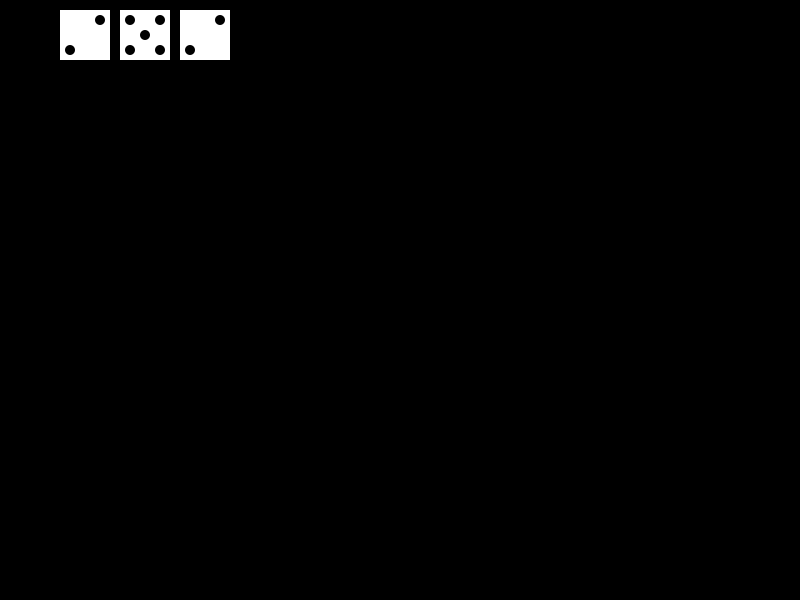
Frame 1 (no input)
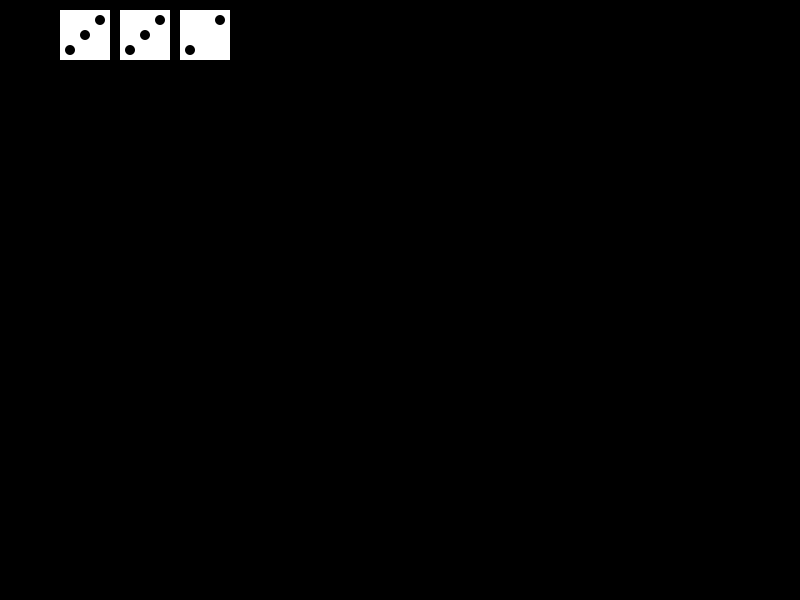
Frame 2 (the mouse pressed at the canvas centre, redrawn once)

The Processing sketch that drew these frames (run headless with seeded random() and noise(); the mouse was pressed at the canvas centre and the sketch redrawn once):

// Processing sketch: dice
// ── dice.pde
Die[] dies;
int dWidth = 50;

void setup() {
  size(800, 600);
  background(0);
  
  dies = new Die[3];
  
  for(int i = 1; i < dies.length+1; i++) {
    dies[i-1] = new Die(i*(dWidth + 10), 10, dWidth);
  }
}

void draw() {
  for(int i = 1; i < dies.length+1; i++) {
    dies[i-1] = new Die(i*(dWidth + 10), 10, dWidth);
  }
  
  noStroke();
  for(Die d : dies) {
    d.show();
    println(d);
  }
  noLoop();
}

void mousePressed() {
  redraw();
}

class Die {
  int x, y, dWidth;
  int value;
  
  Die(int x, int y, int dWidth) {
    this.x = x;
    this.y = y;
    this.dWidth = dWidth;
    
    value = (int) random(1, 6);
  }
  
  void show() {
    if(value == 1) {
      fill(255);
      rect(x, y, dWidth, dWidth);
      fill(0);
      ellipse(x + dWidth/2, y + dWidth/2, 10, 10);
    } else if(value == 2) {
      fill(255);
      rect(x, y, dWidth, dWidth);
      fill(0);
      ellipse(x + dWidth/5, y + dWidth - dWidth/5, 10, 10);
      ellipse(x + dWidth - dWidth/5, y + dWidth/5, 10, 10);
    } else if(value == 3) {
      fill(255);
      rect(x, y, dWidth, dWidth);
      fill(0);
      ellipse(x + dWidth/2, y + dWidth/2, 10, 10);
      ellipse(x + dWidth/5, y + dWidth - dWidth/5, 10, 10);
      ellipse(x + dWidth - dWidth/5, y + dWidth/5, 10, 10);
    } else if(value == 4) {
      fill(255);
      rect(x, y, dWidth, dWidth);
      fill(0);
      ellipse(x + dWidth/5, y + dWidth/5, 10, 10);
      ellipse(x + dWidth - dWidth/5, y + dWidth - dWidth/5, 10, 10);
      ellipse(x + dWidth/5, y + dWidth - dWidth/5, 10, 10);
      ellipse(x + dWidth - dWidth/5, y + dWidth/5, 10, 10);
    } else if(value == 5) {
      fill(255);
      rect(x, y, dWidth, dWidth);
      fill(0);
      ellipse(x + dWidth/2, y + dWidth/2, 10, 10);
      ellipse(x + dWidth/5, y + dWidth/5, 10, 10);
      ellipse(x + dWidth - dWidth/5, y + dWidth - dWidth/5, 10, 10);
      ellipse(x + dWidth/5, y + dWidth - dWidth/5, 10, 10);
      ellipse(x + dWidth - dWidth/5, y + dWidth/5, 10, 10);
    } else if(value == 6) {
      fill(255);
      rect(x, y, dWidth, dWidth);
      fill(0);
      ellipse(x + dWidth/5, y + dWidth/2, 10, 10);
      ellipse(x + dWidth - dWidth/5, y + dWidth/2, 10, 10);
      ellipse(x + dWidth/5, y + dWidth/5, 10, 10);
      ellipse(x + dWidth - dWidth/5, y + dWidth - dWidth/5, 10, 10);
      ellipse(x + dWidth/5, y + dWidth - dWidth/5, 10, 10);
      ellipse(x + dWidth - dWidth/5, y + dWidth/5, 10, 10);
    }
  }
  
  String toString() {
    return "x:" + x + " y: " + y + " value: " + value;
  }
}
